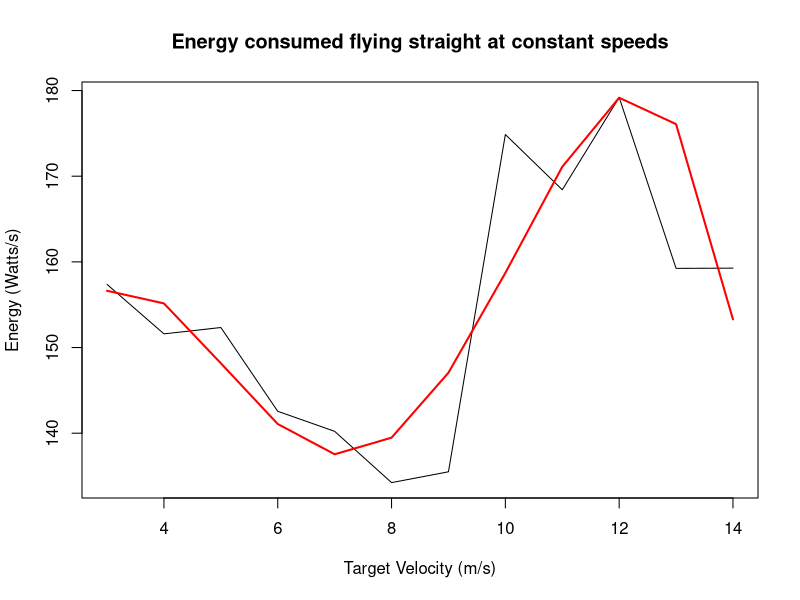

Source code (R):
# Set the working directory
setwd("/Users/mac/Desktop/Programming/COMP9596//DroneData")

# Read the data
data3 <- read.csv(file="3.csv", header=TRUE, sep=",")
data4 <- read.csv(file="4.csv", header=TRUE, sep=",")
data5 <- read.csv(file="5.csv", header=TRUE, sep=",")
data6 <- read.csv(file="6.csv", header=TRUE, sep=",")
data7 <- read.csv(file="7.csv", header=TRUE, sep=",")
data8 <- read.csv(file="8.csv", header=TRUE, sep=",")
data9 <- read.csv(file="9.csv", header=TRUE, sep=",")
data10 <- read.csv(file="10.csv", header=TRUE, sep=",")
data11 <- read.csv(file="11.csv", header=TRUE, sep=",")
data12 <- read.csv(file="12.csv", header=TRUE, sep=",")
data13 <- read.csv(file="13.csv", header=TRUE, sep=",")
data14 <- read.csv(file="14.csv", header=TRUE, sep=",")

#3
data3$Date <- as.POSIXct(data3$Date)
data3.toPlot <- data3
data3.toPlot$TimeDiff <- data3.toPlot$Date - data3.toPlot$Date[1]
data3.toPlot$TimeDiffValue <- as.numeric(data3.toPlot$TimeDiff)
data3.toPlot$Power <- as.double(-(data3.toPlot$Current/1000) * data3.toPlot$Voltage/1000)
data3.toPlot$Velocity <- sqrt(data3.toPlot$VelocityX^2 + data3.toPlot$VelocityY^2 + data3.toPlot$VelocityZ^2)
data3.toPlotFinal <- data3.toPlot[data3.toPlot$TimeDiffValue > 25 & data3.toPlot$TimeDiffValue < 90,]
data3.toPlotFinal$Mean <- mean(data3.toPlotFinal$Power)

#4
data4$Date <- as.POSIXct(data4$Date)
data4.toPlot <- data4
data4.toPlot$TimeDiff <- data4.toPlot$Date - data4.toPlot$Date[1]
data4.toPlot$TimeDiffValue <- as.numeric(data4.toPlot$TimeDiff)
data4.toPlot$Power <- as.double(-(data4.toPlot$Current/1000) * data4.toPlot$Voltage/1000)
data4.toPlot$Velocity <- sqrt(data4.toPlot$VelocityX^2 + data4.toPlot$VelocityY^2 + data4.toPlot$VelocityZ^2)
data4.toPlotFinal <- data4.toPlot[data4.toPlot$TimeDiffValue > 22 & data4.toPlot$TimeDiffValue < 70,]
data4.toPlotFinal$Mean <- mean(data4.toPlotFinal$Power)

#5
data5$Date <- as.POSIXct(data5$Date)
data5.toPlot <- data5
data5.toPlot$TimeDiff <- data5.toPlot$Date - data5.toPlot$Date[1]
data5.toPlot$TimeDiffValue <- as.numeric(data5.toPlot$TimeDiff)
data5.toPlot$Power <- as.double(-(data5.toPlot$Current/1000) * data5.toPlot$Voltage/1000)
data5.toPlot$Velocity <- sqrt(data5.toPlot$VelocityX^2 + data5.toPlot$VelocityY^2 + data5.toPlot$VelocityZ^2)
data5.toPlotFinal <- data5.toPlot[data5.toPlot$TimeDiffValue > 22 & data5.toPlot$TimeDiffValue < 55,]
data5.toPlotFinal$Mean <- mean(data5.toPlotFinal$Power)

#6
data6$Date <- as.POSIXct(data6$Date)
data6.toPlot <- data6
data6.toPlot$TimeDiff <- data6.toPlot$Date - data6.toPlot$Date[1]
data6.toPlot$TimeDiffValue <- as.numeric(data6.toPlot$TimeDiff)
data6.toPlot$Power <- as.double(-(data6.toPlot$Current/1000) * data6.toPlot$Voltage/1000)
data6.toPlot$Velocity <- sqrt(data6.toPlot$VelocityX^2 + data6.toPlot$VelocityY^2 + data6.toPlot$VelocityZ^2)
data6.toPlotFinal <- data6.toPlot[data6.toPlot$TimeDiffValue > 22 & data6.toPlot$TimeDiffValue < 53,]
data6.toPlotFinal$Mean <- mean(data6.toPlotFinal$Power)

#7
data7$Date <- as.POSIXct(data7$Date)
data7.toPlot <- data7
data7.toPlot$TimeDiff <- data7.toPlot$Date - data7.toPlot$Date[1]
data7.toPlot$TimeDiffValue <- as.numeric(data7.toPlot$TimeDiff)
data7.toPlot$Power <- as.double(-(data7.toPlot$Current/1000) * data7.toPlot$Voltage/1000)
data7.toPlot$Velocity <- sqrt(data7.toPlot$VelocityX^2 + data7.toPlot$VelocityY^2 + data7.toPlot$VelocityZ^2)
data7.toPlotFinal <- data7.toPlot[data7.toPlot$TimeDiffValue > 25 & data7.toPlot$TimeDiffValue < 51,]
data7.toPlotFinal$Mean <- mean(data7.toPlotFinal$Power)

#8
data8$Date <- as.POSIXct(data8$Date)
data8.toPlot <- data8
data8.toPlot$TimeDiff <- data8.toPlot$Date - data8.toPlot$Date[1]
data8.toPlot$TimeDiffValue <- as.numeric(data8.toPlot$TimeDiff)
data8.toPlot$Power <- as.double(-(data8.toPlot$Current/1000) * data8.toPlot$Voltage/1000)
data8.toPlot$Velocity <- sqrt(data8.toPlot$VelocityX^2 + data8.toPlot$VelocityY^2 + data8.toPlot$VelocityZ^2)
data8.toPlotFinal <- data8.toPlot[data8.toPlot$TimeDiffValue > 22 & data8.toPlot$TimeDiffValue < 49,]
data8.toPlotFinal$Mean <- mean(data8.toPlotFinal$Power)

#9
data9$Date <- as.POSIXct(data9$Date)
data9.toPlot <- data9
data9.toPlot$TimeDiff <- data9.toPlot$Date - data9.toPlot$Date[1]
data9.toPlot$TimeDiffValue <- as.numeric(data9.toPlot$TimeDiff)
data9.toPlot$Power <- as.double(-(data9.toPlot$Current/1000) * data9.toPlot$Voltage/1000)
data9.toPlot$Velocity <- sqrt(data9.toPlot$VelocityX^2 + data9.toPlot$VelocityY^2 + data9.toPlot$VelocityZ^2)
data9.toPlotFinal <- data9.toPlot[data9.toPlot$TimeDiffValue > 22 & data9.toPlot$TimeDiffValue < 45,]
data9.toPlotFinal$Mean <- mean(data9.toPlotFinal$Power)

#10
data10$Date <- as.POSIXct(data10$Date)
data10.toPlot <- data10
data10.toPlot$TimeDiff <- data10.toPlot$Date - data10.toPlot$Date[1]
data10.toPlot$TimeDiffValue <- as.numeric(data10.toPlot$TimeDiff)
data10.toPlot$Power <- as.double(-(data10.toPlot$Current/1000) * data10.toPlot$Voltage/1000)
data10.toPlot$Velocity <- sqrt(data10.toPlot$VelocityX^2 + data10.toPlot$VelocityY^2 + data10.toPlot$VelocityZ^2)
data10.toPlotFinal <- data10.toPlot[data10.toPlot$TimeDiffValue > 73 & data10.toPlot$TimeDiffValue < 85,]
data10.toPlotFinal$Mean <- mean(data10.toPlotFinal$Power)

#11
data11$Date <- as.POSIXct(data11$Date)
data11.toPlot <- data11
data11.toPlot$TimeDiff <- data11.toPlot$Date - data11.toPlot$Date[1]
data11.toPlot$TimeDiffValue <- as.numeric(data11.toPlot$TimeDiff)
data11.toPlot$Power <- as.double(-(data11.toPlot$Current/1000) * data11.toPlot$Voltage/1000)
data11.toPlot$Velocity <- sqrt(data11.toPlot$VelocityX^2 + data11.toPlot$VelocityY^2 + data11.toPlot$VelocityZ^2)
data11.toPlotFinal <- data11.toPlot[data11.toPlot$TimeDiffValue > 23 & data11.toPlot$TimeDiffValue < 38,]
data11.toPlotFinal$Mean <- mean(data11.toPlotFinal$Power)

#12
data12$Date <- as.POSIXct(data12$Date)
data12.toPlot <- data12
data12.toPlot$TimeDiff <- data12.toPlot$Date - data12.toPlot$Date[1]
data12.toPlot$TimeDiffValue <- as.numeric(data12.toPlot$TimeDiff)
data12.toPlot$Power <- as.double(-(data12.toPlot$Current/1000) * data12.toPlot$Voltage/1000)
data12.toPlot$Velocity <- sqrt(data12.toPlot$VelocityX^2 + data12.toPlot$VelocityY^2 + data12.toPlot$VelocityZ^2)
data12.toPlotFinal <- data12.toPlot[data12.toPlot$TimeDiffValue > 24 & data12.toPlot$TimeDiffValue < 35,]
data12.toPlotFinal$Mean <- mean(data12.toPlotFinal$Power)

#13
data13$Date <- as.POSIXct(data13$Date)
data13.toPlot <- data13
data13.toPlot$TimeDiff <- data13.toPlot$Date - data13.toPlot$Date[1]
data13.toPlot$TimeDiffValue <- as.numeric(data13.toPlot$TimeDiff)
data13.toPlot$Power <- as.double(-(data13.toPlot$Current/1000) * data13.toPlot$Voltage/1000)
data13.toPlot$Velocity <- sqrt(data13.toPlot$VelocityX^2 + data13.toPlot$VelocityY^2 + data13.toPlot$VelocityZ^2)
data13.toPlotFinal <- data13.toPlot[data13.toPlot$TimeDiffValue > 28 & data13.toPlot$TimeDiffValue < 35,]
data13.toPlotFinal$Mean <- mean(data13.toPlotFinal$Power)

#14
data14$Date <- as.POSIXct(data14$Date)
data14.toPlot <- data14
data14.toPlot$TimeDiff <- data14.toPlot$Date - data14.toPlot$Date[1]
data14.toPlot$TimeDiffValue <- as.numeric(data14.toPlot$TimeDiff)
data14.toPlot$Power <- as.double(-(data14.toPlot$Current/1000) * data14.toPlot$Voltage/1000)
data14.toPlot$Velocity <- sqrt(data14.toPlot$VelocityX^2 + data14.toPlot$VelocityY^2 + data14.toPlot$VelocityZ^2)
data14.toPlotFinal <- data14.toPlot[data14.toPlot$TimeDiffValue > 55 & data14.toPlot$TimeDiffValue < 64,]
data14.toPlotFinal$Mean <- mean(data14.toPlotFinal$Power)

data.toPlot <- rbind(data3.toPlotFinal, data4.toPlotFinal, data5.toPlotFinal, data6.toPlotFinal, data7.toPlotFinal, data8.toPlotFinal, data9.toPlotFinal, data10.toPlotFinal, data11.toPlotFinal, data12.toPlotFinal, data13.toPlotFinal, data14.toPlotFinal)

#ppi <- 200
#png(file=paste("ConstandSpeedEnergy", ".png", sep=""), height=7*ppi, width=9*ppi, res=ppi)

plot(y=data.toPlot$Mean, x=data.toPlot$VelocitySolid,type="l",col="black", lwd="1", xlab="Target Velocity (m/s)", ylab="Energy (Watts/s)", main="Energy consumed flying straight at constant speeds")
fit <- lm(data.toPlot$Mean ~ poly(data.toPlot$VelocitySolid, 4, raw=TRUE))
points(data.toPlot$VelocitySolid, predict(fit), type="l", col="red", lwd=2)
#summary(fit)

#dev.off()

